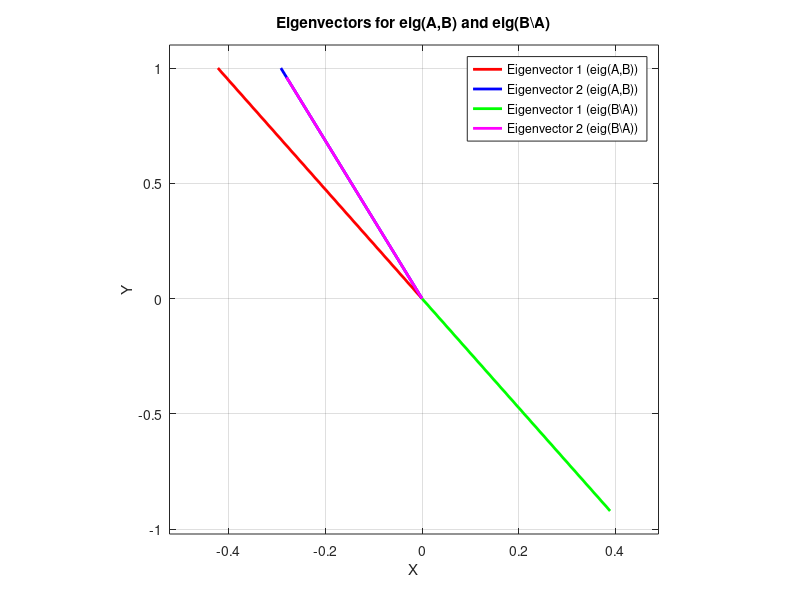

Here is the MATLAB script that generated this plot: (Note: this script raises an error after producing the figure.)
%% Code challenge from video 146

clear, clc

%% GED in small and large matrices
% the aim is to test whether Sv = lRv and R{-1}Sv = lv give the same
% eigvals and eigvecs in the realm of actual computations (i.e., whether
% beyond the theory, computers can deal with the numerical uncertainties)

% part 1 : GED on 2x2 matrices
A = randn(2);
B = randn(2);

[eigvecs1,eigvals1] = eig(A,B);
[eigvecs2,eigvals2] = eig(B\A);

% part 1 : plot eigvecs

figure(1), clf
plot([0,eigvecs1(1,1)], [0,eigvecs1(2,1)],'r','LineWidth',2);
hold on
plot([0,eigvecs1(1,2)], [0,eigvecs1(2,2)],'b','LineWidth',2);
plot([0,eigvecs2(1,1)], [0,eigvecs2(2,1)],'g','LineWidth',2);
plot([0,eigvecs2(1,2)], [0,eigvecs2(2,2)],'m','LineWidth',2);
xlabel('X');
ylabel('Y');
title('Eigenvectors for eig(A,B) and eig(B\A)');
legend('Eigenvector 1 (eig(A,B))', 'Eigenvector 2 (eig(A,B))', 'Eigenvector 1 (eig(B\A))', 'Eigenvector 2 (eig(B\A))');
axis square
grid on
margin = 0.1; % Additional space
xlim([min([0,eigvecs1(1,:), eigvecs2(1,:)]) - margin, max([0,eigvecs1(1,:), eigvecs2(1,:)]) + margin]);
ylim([min([0,eigvecs1(2,:), eigvecs2(2,:)]) - margin, max([0,eigvecs1(2,:), eigvecs2(2,:)]) + margin]);

% part 2 : GED on actual large data
load real_matrices.mat

[eigvecs3,eigvals3] = eig(S,R);
[eigvecs4,eigvals4] = eig(R\S);

% part 2 : plot eigvals
figure(2), clf
plot(diag(eigvals3),'s-');
hold on
plot(diag(eigvals4),'s-');
title('Eigenvectors for eig(S,R) and eig(R\S)');
xlabel('eigvals index');
ylabel('eigvals');
